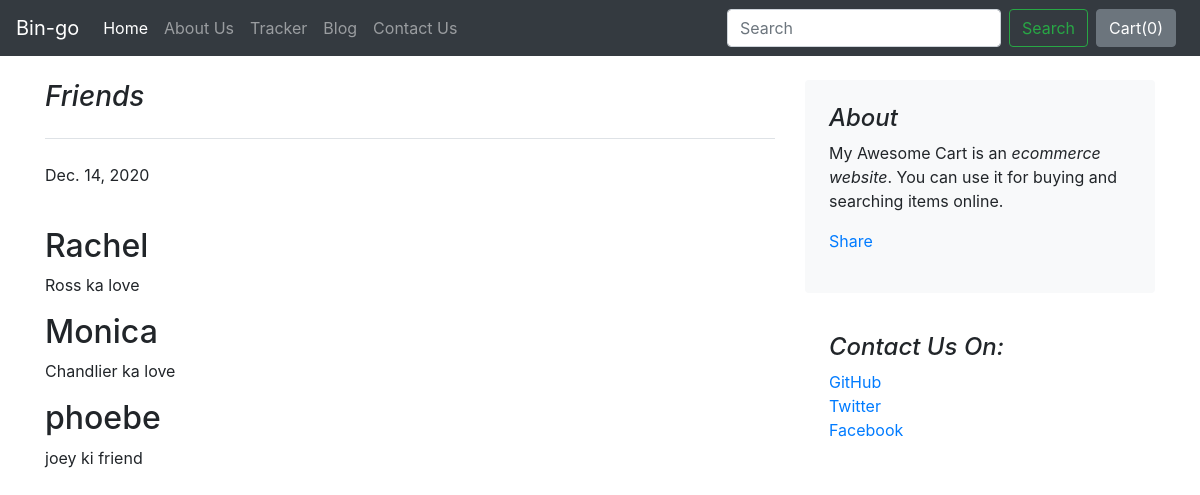
The page /blog/blogpost/1 on the database its author committed.
### blog/models.py (models this page shows)
class Blogpost(models.Model):
    post_id = models.AutoField(primary_key= True)
    tilte = models.CharField(max_length=50)
    head0 = models.CharField(max_length=500, default="")
    chead0 = models.CharField(max_length=5000, default="")
    head1 = models.CharField(max_length=500, default="")
    chead1 = models.CharField(max_length=5000, default="")
    head2 = models.CharField(max_length=500, default="")
    chead2 = models.CharField(max_length=5000, default="")
    pub_date = models.DateField()
    thumbnail = models.ImageField(upload_to='shop/images', default="")
    def __str__(self):
        return self.tilte

### blog/views.py (the view)
# urls.py: path("blogpost/<int:id>", views.blogpost, name = "BlogHome"),
def blogpost(request, id):
	post = Blogpost.objects.filter(post_id = id)[0]
	print(post)
	return render(request, 'blog/blogpost.html', {'post':post})

### blog/Templates/blog/blogpost.html (shortened to what this page needs)
{%extends 'blog/basic.html'%}
{%block body%}
<div class="container">
    <div class="row mt-4">
        <div class="col-md-8 blog-main">
            <h3 class="pb-4 mb-4 font-italic border-bottom">
                {{post.tilte}}
            </h3>
            <div class="blog-post">
                <p class="blog-post-meta">{{post.pub_date}} <a href="#"></a></p>
                <div class="fb-like" data-href="http://127.0.0.1:8000/blog/blogpost/{{post.post_id}}" data-layout="standard" data-action="like" data-size="large" data-show-faces="false" data-share="true"></div><br>
                <h2>{{post.head0}}</h2>
                <p>{{post.chead0}}</p>
                <h2>{{post.head1}}</h2>
                <p>{{post.chead1}}</p>
                <h2>{{post.head2}}</h2>
                <p>{{post.chead2}}</p>
            </div>
        </div>
        <aside class="col-md-4 blog-sidebar">
            <div class="p-4 mb-3 bg-light rounded">
                <h4 class="font-italic">About</h4>
                <p class="mb-0">My Awesome Cart is an <em>ecommerce website</em>. You can use it for buying and searching items online. </p>
                <div class="my-3 fb-share-button" data-href="http://127.0.0.1:8000/blog/blogpost/{{post.post_id}}" data-layout="button_count" data-size="large"><a target="_blank" href="https://www.facebook.com/sharer/sharer.php?u=http%3A%2F%2F127.0.0.1%3A8000%2Fblog%2Fblogpost%2F4&src=sdkpreparse" class="fb-xfbml-parse-ignore">Share</a></div>
            </div>
            <div class="p-4">
                <h4 class="font-italic">Contact Us On: </h4>
                <ol class="list-unstyled">
                    <li><a href="#">GitHub</a></li>
                    <li><a href="#">Twitter</a></li>
                    <li><a href="#">Facebook</a></li>
                </ol>
            </div>
        </aside>
    </div>
</div>
{%endblock%}

### rows shown on the page
Blogpost: tilte "Friends", pub_date "Dec. 14, 2020", head0 "Rachel", chead0 "Ross ka love", head1 "Monica", chead1 "Chandlier ka love", head2 "phoebe", chead2 "joey ki friend"
